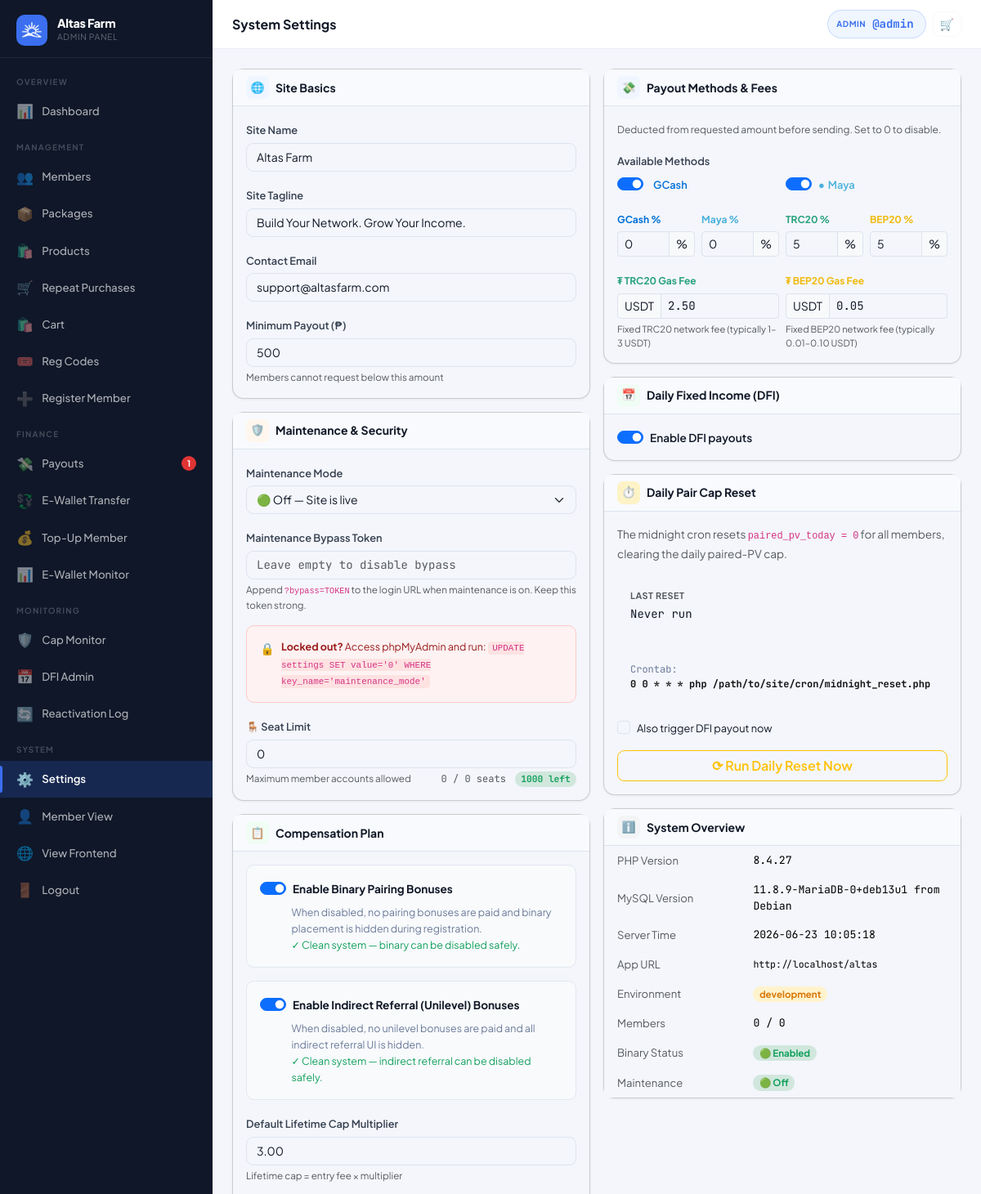
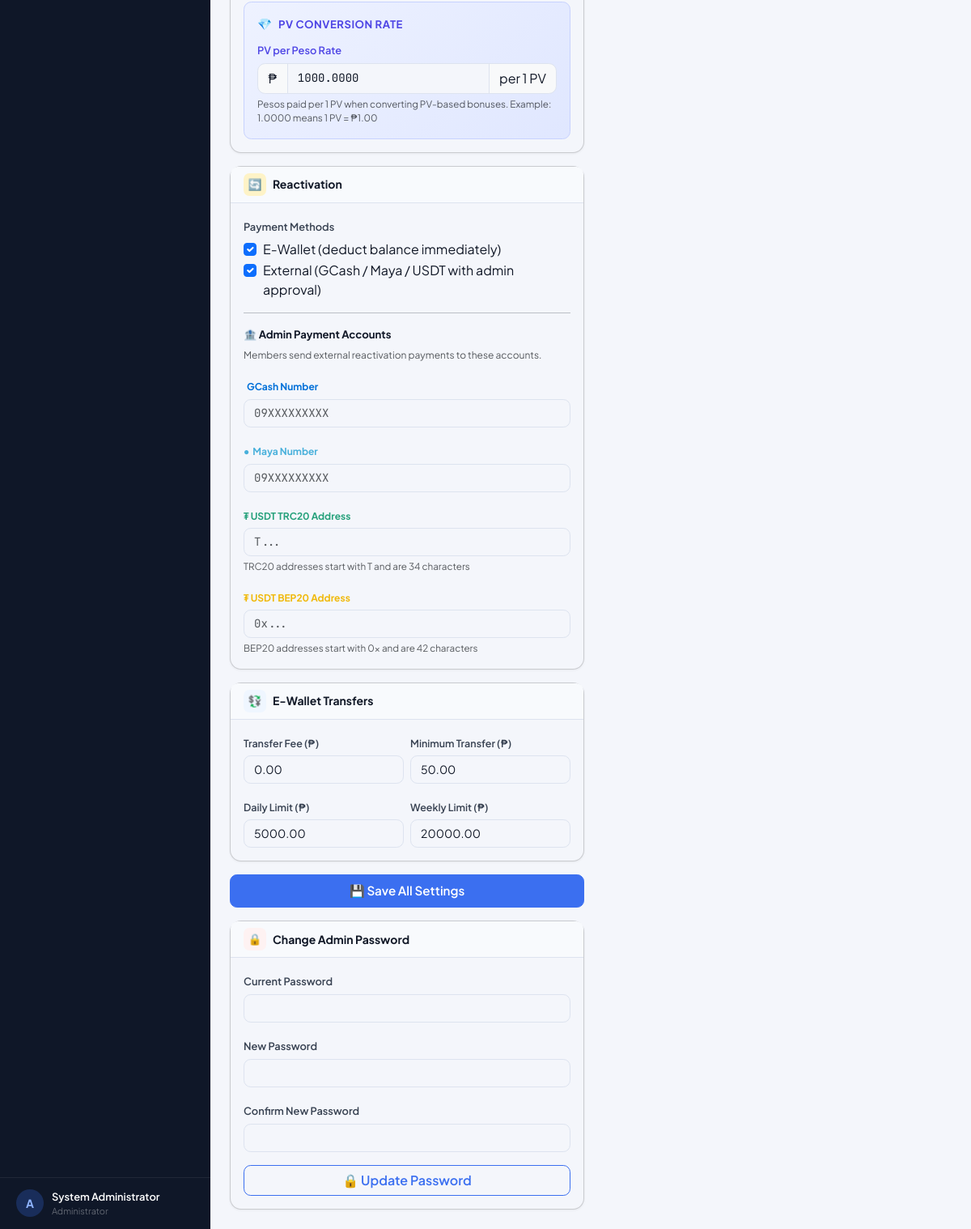
Screenshot of /?page=admin_settings (signed in) with the database file from the repository (2 pictures, top to bottom).
### tables this page shows
CREATE TABLE settings (
  key_name   VARCHAR(80) NOT NULL PRIMARY KEY,
  value      TEXT        NOT NULL,
  updated_at TIMESTAMP DEFAULT CURRENT_TIMESTAMP ON UPDATE CURRENT_TIMESTAMP
);

CREATE TABLE users (
  id                INT UNSIGNED AUTO_INCREMENT PRIMARY KEY,
  username          VARCHAR(40)  NOT NULL UNIQUE,
  password_hash     VARCHAR(255) NOT NULL,
  role              ENUM('member','admin') NOT NULL DEFAULT 'member',
  package_id        INT UNSIGNED NULL,
  reg_code_id           INT UNSIGNED NULL,
  reg_payment_method    ENUM('code','ewallet','pending') NOT NULL DEFAULT 'code',
  reg_paid_by           INT UNSIGNED NULL,

   
  sponsor_id        INT UNSIGNED NULL,
  binary_parent_id  INT UNSIGNED NULL,
  binary_position   ENUM('left','right') NULL,

   
  left_count        INT UNSIGNED NOT NULL DEFAULT 0,
  right_count       INT UNSIGNED NOT NULL DEFAULT 0,
  pairs_paid        INT UNSIGNED NOT NULL DEFAULT 0,
  pairs_flushed     INT UNSIGNED NOT NULL DEFAULT 0,
  pairs_paid_today  INT UNSIGNED NOT NULL DEFAULT 0,   

   
  left_pv           DECIMAL(14,2) NOT NULL DEFAULT 0.00 COMMENT 'Accumulated PV on left binary leg',
  right_pv          DECIMAL(14,2) NOT NULL DEFAULT 0.00 COMMENT 'Accumulated PV on right binary leg',
  paired_pv         DECIMAL(14,2) NOT NULL DEFAULT 0.00 COMMENT 'Total paired PV lifetime',
  paired_pv_today   DECIMAL(14,2) NOT NULL DEFAULT 0.00 COMMENT 'Paired PV today (reset by midnight cron)',
  flushed_pv        DECIMAL(14,2) NOT NULL DEFAULT 0.00 COMMENT 'PV flushed in binary pairing',
  personal_pv       DECIMAL(14,2) NOT NULL DEFAULT 0.00 COMMENT 'Personal sales PV from downline product purchases',
  group_pv          DECIMAL(14,2) NOT NULL DEFAULT 0.00 COMMENT 'Group sales PV from downline',

   
  lifetime_earned       DECIMAL(14,2) NOT NULL DEFAULT 0.00,
  cap_status            ENUM('active','capped','perminact') NOT NULL DEFAULT 'active',
  capping_bypass        TINYINT(1)   NOT NULL DEFAULT 0,
  daily_cap_bypass      TINYINT(1)   NOT NULL DEFAULT 0,
  capped_at             TIMESTAMP NULL,
  last_reactivation_at  TIMESTAMP NULL,
  dfi_days_used         INT UNSIGNED NOT NULL DEFAULT 0,
  dfi_active            TINYINT(1)   NOT NULL DEFAULT 1,
  cd_active             TINYINT(1)   NOT NULL DEFAULT 0,
  ewallet_sent_today      DECIMAL(12,2) NOT NULL DEFAULT 0.00,
  ewallet_sent_this_week  DECIMAL(12,2) NOT NULL DEFAULT 0.00,

   
  full_name         VARCHAR(120) NULL,
  email             VARCHAR(120) NULL,
  mobile            VARCHAR(20)  NULL,
  gcash_number       VARCHAR(20)  NULL,
  maya_number        VARCHAR(20)  NULL,
  usdt_trc20_address VARCHAR(100) NULL,
  usdt_bep20_address VARCHAR(100) NULL,
  address            TEXT         NULL,
  photo             VARCHAR(200) NULL,

  ewallet_balance       DECIMAL(14,2) NOT NULL DEFAULT 0.00,
  withdrawable_balance  DECIMAL(14,2) NOT NULL DEFAULT 0.00,
  status                ENUM('active','suspended','pending') NOT NULL DEFAULT 'active',
  joined_at         TIMESTAMP DEFAULT CURRENT_TIMESTAMP,
  last_login        TIMESTAMP NULL,

  FOREIGN KEY (sponsor_id)       REFERENCES users(id) ON DELETE SET NULL,
  FOREIGN KEY (binary_parent_id) REFERENCES users(id) ON DELETE SET NULL,
  FOREIGN KEY (package_id)       REFERENCES packages(id) ON DELETE SET NULL
);

### views/admin/settings.php (the view, shortened to what the rows shown need)
<?php require 'views/partials/head.php'; ?>
<?php require 'views/partials/sidebar_admin.php'; ?>
<div class="main-content">
  <?php require 'views/partials/topbar.php'; ?>
  <div class="page-content">
    <form method="POST" action="<?= APP_URL ?>/?page=admin_save_settings">
      <div class="row g-3">
        <div class="col-12 col-lg-6 d-flex flex-column gap-3">
          <div class="card">
            <div class="card-body">
              <div class="mb-3">
                <label class="form-label">Site Tagline</label>
                <input type="text" name="site_tagline" class="form-control" value="<?= e(setting('site_tagline')) ?>">
              </div>
              <div class="mb-3">
                <label class="form-label">Contact Email</label>
                <input type="email" name="contact_email" class="form-control" value="<?= e(setting('contact_email')) ?>">
              </div>
              <div class="mb-0">
                <label class="form-label">Minimum Payout (₱)</label>
                <input type="number" name="min_payout" class="form-control" min="0" step="0.01" value="<?= e(setting('min_payout', '500')) ?>">
                <div class="form-text">Members cannot request below this amount</div>
              </div>
            </div>
          </div>
          <div class="card">
            <div class="card-body">
              <div class="mb-0">
                <label class="form-label">🪑 Seat Limit</label>
                <input type="number" name="seat_limit" class="form-control" min="1" step="1" value="<?= e(setting('seat_limit', '1000')) ?>">
                <div class="form-text d-flex justify-content-between">
                  <span>Maximum member accounts allowed</span>
                  <span class="font-mono" style="font-size:.75rem;">
                  </span>
                </div>
              </div>
            </div>
          </div>
          <div class="card">
            <div class="card-body">
                  <input class="form-check-input" type="checkbox" name="binary_enabled" id="binaryEnabled" value="1" <?= setting('binary_enabled', '1') === '1' ? 'checked' : '' ?>>
                  <input class="form-check-input" type="checkbox" name="indirect_referral_enabled" id="indirectRefEnabled" value="1" <?= setting('indirect_referral_enabled', '1') === '1' ? 'checked' : '' ?>>
              <div class="mb-3">
                <label class="form-label">Default Lifetime Cap Multiplier</label>
                <input type="number" name="default_cap_multiplier" class="form-control" min="0" step="0.01" value="<?= e(setting('default_cap_multiplier', '3.00')) ?>">
                <div class="form-text">Lifetime cap = entry fee × multiplier</div>
              </div>
              <div class="rounded p-3" style="background:linear-gradient(135deg,#eef2ff 0%,#e0e7ff 100%);border:1px solid #c7d2fe;">
                <div class="input-group">
                  <span class="input-group-text">₱</span>
                  <input type="number" name="pv_per_peso_rate" class="form-control font-mono" inputmode="decimal" min="0.0001" step="0.0001" value="<?= e(setting('pv_per_peso_rate', '1.0000')) ?>">
                  <span class="input-group-text">per 1 PV</span>
                </div>
              </div>
            </div>
          </div>
                  <input class="form-check-input" type="checkbox" name="reactivation_ewallet_enabled" id="reEwEnabled" value="1" <?= setting('reactivation_ewallet_enabled', '1') === '1' ? 'checked' : '' ?>>
                  <input class="form-check-input" type="checkbox" name="reactivation_external_enabled" id="reExtEnabled" value="1" <?= setting('reactivation_external_enabled', '1') === '1' ? 'checked' : '' ?>>
                <input type="tel" name="gcash_number" class="form-control font-mono" placeholder="09XXXXXXXXX" value="<?= e(setting('gcash_number', '')) ?>">
                <input type="tel" name="maya_number" class="form-control font-mono" placeholder="09XXXXXXXXX" value="<?= e(setting('maya_number', '')) ?>">
                <input type="text" name="usdt_trc20_address" class="form-control font-mono" placeholder="T..." value="<?= e(setting('usdt_trc20_address', '')) ?>">
                <input type="text" name="usdt_bep20_address" class="form-control font-mono" placeholder="0x..." value="<?= e(setting('usdt_bep20_address', '')) ?>">
          <div class="card">
            <div class="card-body">
              <div class="row g-2 mb-3">
                <div class="col-6">
                  <label class="form-label" style="font-weight:600;font-size:.78rem;">Transfer Fee (₱)</label>
                  <input type="number" name="ewallet_transfer_fee" class="form-control" min="0" step="0.01" value="<?= e(setting('ewallet_transfer_fee', '0.00')) ?>">
                </div>
                <div class="col-6">
                  <label class="form-label" style="font-weight:600;font-size:.78rem;">Minimum Transfer (₱)</label>
                  <input type="number" name="ewallet_min_transfer" class="form-control" min="0" step="0.01" value="<?= e(setting('ewallet_min_transfer', '50.00')) ?>">
                </div>
              </div>
              <div class="row g-2 mb-0">
                <div class="col-6">
                  <label class="form-label" style="font-weight:600;font-size:.78rem;">Daily Limit (₱)</label>
                  <input type="number" name="ewallet_transfer_daily_limit" class="form-control" min="0" step="0.01" value="<?= e(setting('ewallet_transfer_daily_limit', '5000.00')) ?>">
                </div>
                <div class="col-6">
                  <label class="form-label" style="font-weight:600;font-size:.78rem;">Weekly Limit (₱)</label>
                  <input type="number" name="ewallet_transfer_weekly_limit" class="form-control" min="0" step="0.01" value="<?= e(setting('ewallet_transfer_weekly_limit', '20000.00')) ?>">
                </div>
              </div>
            </div>
          </div>
        </div>
        <div class="col-12 col-lg-6 d-flex flex-column gap-3">
          <div class="card">
            <div class="card-body">
                      <input class="form-check-input" type="checkbox" name="gcash_enabled" id="gcashEnabled" value="1" <?= setting('gcash_enabled', '1') === '1' ? 'checked' : '' ?>>
                      <input class="form-check-input" type="checkbox" name="maya_enabled" id="mayaEnabled" value="1" <?= setting('maya_enabled', '1') === '1' ? 'checked' : '' ?>>
              <div class="row g-2 mb-3">
                <div class="col-3">
                  <div class="input-group input-group-sm">
                    <input type="number" name="service_fee_gcash" class="form-control" min="0" max="100" step="0.01" value="<?= e(setting('service_fee_gcash', '0')) ?>">
                    <span class="input-group-text">%</span>
                  </div>
                </div>
                <div class="col-3">
                  <div class="input-group input-group-sm">
                    <input type="number" name="service_fee_maya" class="form-control" min="0" max="100" step="0.01" value="<?= e(setting('service_fee_maya', '0')) ?>">
                    <span class="input-group-text">%</span>
                  </div>
                </div>
                <div class="col-3">
                  <div class="input-group input-group-sm">
                    <input type="number" name="service_fee_usdt_trc20" class="form-control" min="0" max="100" step="0.01" value="<?= e(setting('service_fee_usdt_trc20', '5')) ?>">
                    <span class="input-group-text">%</span>
                  </div>
                </div>
                <div class="col-3">
                  <div class="input-group input-group-sm">
                    <input type="number" name="service_fee_usdt_bep20" class="form-control" min="0" max="100" step="0.01" value="<?= e(setting('service_fee_usdt_bep20', '5')) ?>">
                    <span class="input-group-text">%</span>
                  </div>
                </div>
              </div>
              <div class="row g-2 mb-0">
                <div class="col-6">
                  <div class="input-group input-group-sm">
                    <span class="input-group-text">USDT</span>
                    <input type="number" name="usdt_trc20_gas_fee" class="form-control font-mono" min="0" step="0.0001" value="<?= e(setting('usdt_trc20_gas_fee', '2.50')) ?>">
                  </div>
                </div>
                <div class="col-6">
                  <div class="input-group input-group-sm">
                    <span class="input-group-text">USDT</span>
                    <input type="number" name="usdt_bep20_gas_fee" class="form-control font-mono" min="0" step="0.000001" value="<?= e(setting('usdt_bep20_gas_fee', '0.05')) ?>">
                  </div>
                </div>
              </div>
            </div>
          </div>
        </div>
      </div>
    </form>
  </div>
</div>
<?php require 'views/partials/footer.php'; ?>

### views/partials/sidebar_admin.php (shortened to what the rows shown need)
<?php
$cp = current_page();
$user = Auth::user();
$initial = strtoupper(substr($user['username'] ?? 'A', 0, 1));
$pendingPayouts = (int)db()->query("SELECT COUNT(*) FROM payout_requests WHERE status='pending'")->fetchColumn();
$pendingMembers = (int)db()->query("SELECT COUNT(*) FROM users WHERE role='member' AND status='pending'")->fetchColumn();
function renderAdminNav($cp, $user, $initial, $pendingPayouts, $pendingMembers)
{ ?>
  <div class="sidebar-brand">
    <div>
      <div class="brand-name"><?= e(setting('site_name', APP_NAME)) ?></div>
      <div class="brand-sub">Admin Panel</div>
    </div>
  </div>
  <div class="sidebar-footer">
    <div class="sidebar-user">
      <div class="user-avatar" style="background:rgba(59,111,240,.25);color:#8fb4ff;">
        <?= $initial ?>
      </div>
      <div class="user-info">
        <div class="user-name"><?= e($user['full_name'] ?: $user['username']) ?></div>
        <div class="user-role">Administrator</div>
      </div>
    </div>
  </div>
<?php } ?>
<div class="sidebar d-none d-lg-flex flex-column">
  <?php renderAdminNav($cp, $user, $initial, $pendingPayouts, $pendingMembers); ?>
</div>

### views/partials/topbar.php (shortened to what the rows shown need)
<?php
if (isset($_GET['page']) && $_GET['page'] === 'admin_user_view' && !empty($_GET['id']) && Auth::isAdmin()) {
  $user = getUserById((int)$_GET['id']);
  if (!$user) {
    flash('error', 'User not found.');
    redirect('/?page=admin_users');
  }
} else {
  $user = Auth::user();
}
?>
<div class="topbar-wrapper no-print">
  <div class="d-flex align-items-center gap-2">
    <a href="<?= APP_URL ?>/?page=<?= Auth::isAdmin() ? 'admin' : 'profile' ?>"
      class="topbar-balance" title="<?= e($user['username'] ?? '') ?>" style="text-decoration:none;">
      <span class="bal-label"><?= Auth::isAdmin() ? 'Admin' : 'User' ?></span>
      <span class="bal-amount">@<?= e($user['username'] ?? '') ?></span>
    </a>
  </div>
</div>

### rows the page displays
settings: value "Altas Farm"
users: username "A", full_name "System Administrator", username "admin"
settings: site_tagline "Build Your Network. Grow Your Income."
settings: contact_email "support@altasfarm.com"
settings: min_payout "500"
settings: seat_limit "0"
settings: default_cap_multiplier "3.00"
settings: pv_per_peso_rate "1000.0000"
settings: ewallet_transfer_fee "0.00"
settings: ewallet_min_transfer "50.00"
settings: ewallet_transfer_daily_limit "5000.00"
settings: ewallet_transfer_weekly_limit "20000.00"
settings: service_fee_gcash "0"
settings: service_fee_maya "0"
settings: service_fee_usdt_trc20 "5"
settings: service_fee_usdt_bep20 "5"
settings: usdt_trc20_gas_fee "2.50"
settings: usdt_bep20_gas_fee "0.05"

### other values shown
$pendingPayouts "1"
$pageTitle "System Settings"
User::counts()['total'] "0"
setting('seat_limit', '1000') "0"
$remaining "1000"
PHP_VERSION "8.4.27"
db()->query('SELECT VERSION()')->fetchColumn() "11.8.9-MariaDB-0+deb13u1 from Debian"
APP_URL "http://localhost/altas"
APP_ENV "development"
